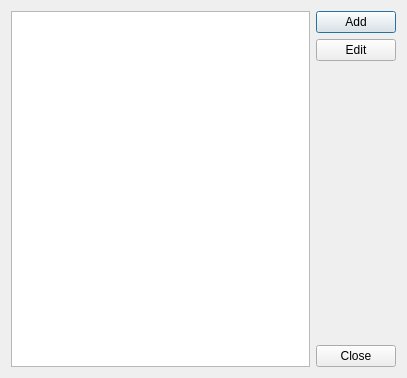
<?xml version="1.0" encoding="UTF-8"?>
<ui version="4.0">
 <class>CPayeeListDlg</class>
 <widget class="QDialog" name="CPayeeListDlg">
  <property name="geometry">
   <rect>
    <x>0</x>
    <y>0</y>
    <width>407</width>
    <height>378</height>
   </rect>
  </property>
  <property name="windowTitle">
   <string>Payees</string>
  </property>
  <layout class="QGridLayout" name="gridLayout">
   <item row="0" column="0">
    <widget class="QListView" name="m_pListView"/>
   </item>
   <item row="0" column="1">
    <layout class="QVBoxLayout" name="verticalLayout">
     <item>
      <widget class="QPushButton" name="m_pAddButton">
       <property name="text">
        <string>Add</string>
       </property>
      </widget>
     </item>
     <item>
      <widget class="QPushButton" name="m_pEditButton">
       <property name="text">
        <string>Edit</string>
       </property>
      </widget>
     </item>
     <item>
      <spacer name="verticalSpacer">
       <property name="orientation">
        <enum>Qt::Vertical</enum>
       </property>
       <property name="sizeHint" stdset="0">
        <size>
         <width>20</width>
         <height>88</height>
        </size>
       </property>
      </spacer>
     </item>
     <item>
      <widget class="QPushButton" name="m_pCloseButton">
       <property name="text">
        <string>Close</string>
       </property>
      </widget>
     </item>
    </layout>
   </item>
  </layout>
 </widget>
 <tabstops>
  <tabstop>m_pListView</tabstop>
  <tabstop>m_pAddButton</tabstop>
  <tabstop>m_pEditButton</tabstop>
  <tabstop>m_pCloseButton</tabstop>
 </tabstops>
 <resources/>
 <connections/>
</ui>
